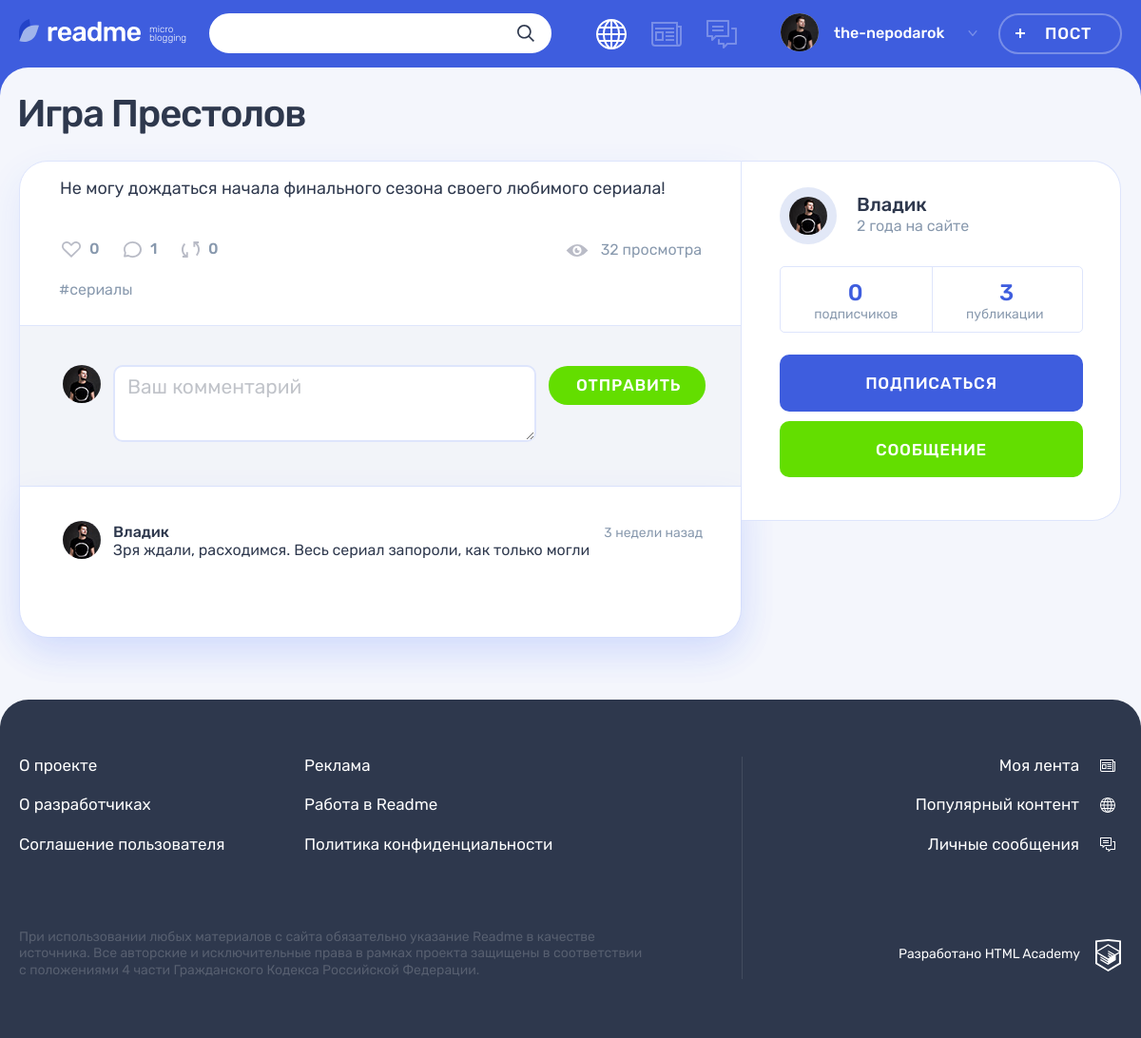
/post.php?post_id=2, run on the app's committed database.
### tables this page shows
CREATE TABLE post
(
  id                INT AUTO_INCREMENT PRIMARY KEY,
  create_dt         DATETIME DEFAULT CURRENT_TIMESTAMP,
  post_header       VARCHAR(128) COMMENT 'заголовок поста',
  text_content      TEXT,
  quote_origin      VARCHAR(128) COMMENT 'автор/источник цитаты',
  photo_content     VARCHAR(255),
  video_content     VARCHAR(255) COMMENT 'ссылка на видео на YouTube',
  link_text_content VARCHAR(255) COMMENT 'ссылка на сторонний ресурс',
  view_count        INT      DEFAULT 0 COMMENT 'кол-во просмотров',
  user_id           INT,
  is_repost         TINYINT  DEFAULT 0 COMMENT 'является ли репостом',
  origin_post_id    INT COMMENT 'ссылка на оригинальный пост при репосте',
  content_type_id   TINYINT,
  FOREIGN KEY (user_id) REFERENCES user (id),
  FOREIGN KEY (content_type_id) REFERENCES content_type (id),
  INDEX (user_id) COMMENT 'индекс для поиска по пользователям',
  INDEX (content_type_id) COMMENT 'индекс для поиска по типу',
  INDEX (view_count) COMMENT 'индекс для поиска по просмотрам',
  INDEX (is_repost) COMMENT 'индекс для поиска по репостам'
) COMMENT 'таблица постов';

CREATE TABLE hashtag
(
  id           INT AUTO_INCREMENT PRIMARY KEY,
  hashtag_name VARCHAR(20) UNIQUE
) COMMENT 'таблица хэштегов';

CREATE TABLE user
(
  id            INT AUTO_INCREMENT PRIMARY KEY,
  user_reg_dt   DATETIME DEFAULT CURRENT_TIMESTAMP,
  user_email    VARCHAR(128) NOT NULL UNIQUE,
  user_name     VARCHAR(64)  NOT NULL COMMENT 'имя пользователя',
  user_password CHAR(255)    NOT NULL,
  user_avatar   VARCHAR(255)
) COMMENT 'таблица зарегистрированных пользователей';

CREATE TABLE comment
(
  id                INT AUTO_INCREMENT PRIMARY KEY,
  comment_create_dt DATETIME DEFAULT CURRENT_TIMESTAMP,
  comment_content   TEXT,
  user_id           INT,
  post_id           INT,
  FOREIGN KEY (user_id) REFERENCES user (id),
  FOREIGN KEY (post_id) REFERENCES post (id),
  INDEX (user_id) COMMENT 'индекс для поиска по пользователям',
  INDEX (post_id) COMMENT 'индекс для поиска по постам'
) COMMENT 'таблица комментариев к постам';

### helpers.php (called while the page is built, shortened)
<?php
function get_noun_plural_form(int $number, string $one, string $two, string $many): string
{
    $number = (int)$number;
    $mod10 = $number % 10;
    $mod100 = $number % 100;
    switch (true) {
        case ($mod10 >= 2 && $mod10 <= 4):
            return $two;
    }
}
function include_template($name, array $data = [])
{
    $name = 'templates/' . $name;
    extract($data);
    require $name;
    $result = ob_get_clean();
    return $result;
}

### utils.php (called while the page is built, shortened)
<?php
function format_date($date)
{
    $post_date = date_create($date);
    $current_date = date_create('now');
    $diff = date_diff($current_date, $post_date);
    $result = '';
    if ($diff->invert === 0) {
        $result = 'Дата ещё не наступила!';
    } else {
        $minutes_in_hour = 60;
        $hours_in_day = 24;
        $minutes = $diff->i;
        $hours = $diff->h;
        $days = $diff->days;
        if ($days === 0) {
            if ($minutes >= $minutes_in_hour / 2) {
                $hours++;
            }
            $result = $hours ?
                $hours . ' час' . get_noun_plural_form($hours, '', 'а', 'ов')
                :
                $minutes . ' минут' . get_noun_plural_form($minutes, 'у', 'ы', '');
        } else {
            $days_in_week = 7;
            $days_in_month = 30;
            $days_in_year = 365;
            $five_weeks = 35;
            $years = $diff->y;
            if ($hours >= $hours_in_day / 2) {
                $days++;
            }
            if ($days < $days_in_week) {
                $result = $days . ' ' . get_noun_plural_form($days, 'день', 'дня', 'дней');
            } elseif ($days < $five_weeks) {
                $weeks = round($days / $days_in_week);
                $result = $weeks . ' недел' . get_noun_plural_form($weeks, 'ю', 'и', 'ь');
            } elseif ($days < $days_in_year) {
                $months = round($days / $days_in_month);
                $result = $months . ' месяц' . get_noun_plural_form($months, '', 'а', 'ев');
            } elseif ($years) {
                $years = ($days >= $days_in_year / 2) ? $years++ : $years;
                $result = $years . ' ' . get_noun_plural_form($years, 'год', 'года', 'лет');
            }
        }
    }
    return $result;
}
function get_data_from_db(mysqli $src_db, string $query, string $mode = 'all')
{
    $result = mysqli_query($src_db, $query);
    switch ($mode) {
        case 'all':
            $data = mysqli_fetch_all($result, MYSQLI_ASSOC);
            break;
        case 'row':
            $data = mysqli_fetch_assoc($result);
            break;
        case 'col':
            $data = mysqli_fetch_all($result);
            $data = array_column($data, 0);
            break;
        case 'one':
            $data = mysqli_fetch_row($result)[0];
            break;
    }
    return $data;
}

### templates/post_template.php (the view, shortened to what this page needs)
<main class="page__main page__main--publication">
  <div class="container">
    <h1 class="page__title page__title--publication"><?= $post['post_header']; ?></h1>
    <section class="post-details">
      <div class="post-details__wrapper post-<?= $post['type_val']; ?>">
        <div class="post-details__main-block post post--details">
          <?=$post_type_template; ?>
          <div class="post__indicators">
            <div class="post__buttons">
              <a class="post__indicator post__indicator--likes button" href="#" title="Лайк">
                <svg class="post__indicator-icon" width="20" height="17">
                  <use xlink:href="#icon-heart"></use>
                </svg>
                <span><?= $count_arr['like_count']; ?></span>
              </a>
              <a class="post__indicator post__indicator--comments button" href="#" title="Комментарии">
                <svg class="post__indicator-icon" width="19" height="17">
                  <use xlink:href="#icon-comment"></use>
                </svg>
                <span><?= $count_arr['comment_count']; ?></span>
              </a>
              <a class="post__indicator post__indicator--repost button" href="#" title="Репост">
                <svg class="post__indicator-icon" width="19" height="17">
                  <use xlink:href="#icon-repost"></use>
                </svg>
                <span><?= $count_arr['repost_count']; ?></span>
              </a>
            </div>
            <?php $vc = $post['view_count'];  ?>
            <span class="post__view"><?= $vc . ' просмотр' . get_noun_plural_form($vc, '', 'а', 'ов'); ?></span>
          </div>
          <ul class="post__tags">
            <?php foreach ($post_hashtag_list as $hashtag):  ?>
            <li><a href="#"><?= '#' . $hashtag; ?></a></li>
            <?php endforeach; ?>
          </ul>
          <div class="comments">
            <form class="comments__form form" action="#" method="post">
              <div class="comments__my-avatar">
                <?php if ($post['user_avatar']): ?>
                <img class="comments__picture" src="img/<?= $post['user_avatar']; ?>" alt="Аватар пользователя">
                <?php endif; ?>
              </div>
              <div class="form__input-section _form__input-section--error">
                <textarea class="comments__textarea form__textarea form__input" placeholder="Ваш комментарий"></textarea>
              </div>
              <button class="comments__submit button button--green" type="submit">Отправить</button>
            </form>
            <div class="comments__list-wrapper">
              <ul class="comments__list">
              <?php foreach ($comment_list as $comment): ?>
                <li class="comments__item user">
                  <div class="comments__avatar">
                    <a class="user__avatar-link" href="#">
                      <?php if ($comment['user_avatar']): ?>
                      <img class="comments__picture" src="img/<?= $comment['user_avatar']; ?>" alt="Аватар пользователя">
                      <?php endif; ?>
                    </a>
                  </div>
                  <div class="comments__info">
                    <div class="comments__name-wrapper">
                      <a class="comments__user-name" href="#">
                        <span>
                            <?= $comment['user_name']; ?>
                        </span>
                      </a>
                      <?php $cd = $comment['comment_create_dt'];  ?>
                      <time class="comments__time" datetime="<?= $cd; ?>"><?= format_date($cd); ?> назад</time>
                    </div>
                    <p class="comments__text">
                        <?= $comment['comment_content']; ?>
                    </p>
                  </div>
                </li>
              <?php endforeach; ?>
              </ul>
            </div>
          </div>
        </div>
        <div class="post-details__user user">
          <div class="post-details__user-info user__info">
            <div class="post-details__avatar user__avatar">
              <a class="post-details__avatar-link user__avatar-link" href="#">
                <?php if ($post['user_avatar']): ?>
                <img class="post-details__picture user__picture" src="img/<?= $post['user_avatar']; ?>" alt="Аватар пользователя">
                <?php endif; ?>
              </a>
            </div>
            <div class="post-details__name-wrapper user__name-wrapper">
              <a class="post-details__name user__name" href="#">
                <span><?= $post['user_name']; ?></span>
              </a>
              <time class="post-details__time user__time" datetime="<?= $post['reg_date']; ?>"><?= format_date($post['reg_date']); ?> на сайте</time>
            </div>
          </div>
          <div class="post-details__rating user__rating">
            <p class="post-details__rating-item user__rating-item user__rating-item--subscribers">
              <span class="post-details__rating-amount user__rating-amount"><?= $count_arr['follower_count']; ?></span>
              <span class="post-details__rating-text user__rating-text">подписчик<?= $count_arr['follower_count'] ? get_noun_plural_form($count_arr['follower_count'], '', 'а', 'ов') : 'ов'; ?></span>
            </p>
            <p class="post-details__rating-item user__rating-item user__rating-item--publications">
              <span class="post-details__rating-amount user__rating-amount"><?= $count_arr['post_count']; ?></span>
              <span class="post-details__rating-text user__rating-text">публикаци<?= get_noun_plural_form($count_arr['post_count'], 'я', 'и', 'й'); ?></span>
            </p>
          </div>
          <div class="post-details__user-buttons user__buttons">
            <button class="user__button user__button--subscription button button--main" type="button">Подписаться</button>
            <a class="user__button user__button--writing button button--green" href="#">Сообщение</a>
          </div>
        </div>
      </div>
    </section>
  </div>
</main>

### templates/post-text_template.php
<div class="post-details__image-wrapper post-text">
    <div class="post__main">
        <p>
            <?=$post['text_content'];?>
        </p>
    </div>
</div>

### data on the page
post: post_header "Игра Престолов", text_content "Не могу дождаться начала финального сезона своего любимого сериала!", is_repost "0", view_count "32", view_count "а", user.user_avatar (picture), user.user_name "Владик", user.user_reg_dt "2 года"
hashtag: hashtag_name "сериалы"
comment: user.user_avatar (picture), user.user_name "Владик", comment_create_dt "3 недели", comment_content "Зря ждали, расходимся. Весь сериал запороли, как только могли"

### other printed values
$user_name "the-nepodarok"
$count_arr['comment_count'] "1"
$count_arr['post_count'] "3"
get_noun_plural_form($count_arr['post_count'], 'я', 'и', 'й') "и"
